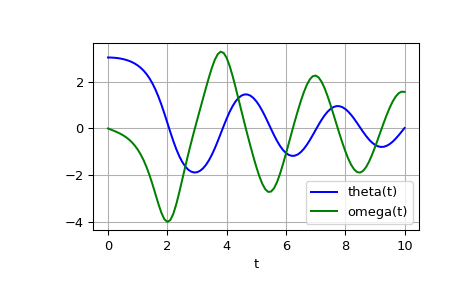

Source code (Python):
# The second order differential equation for the angle `theta` of a
# pendulum acted on by gravity with friction can be written::

# theta''(t) + b*theta'(t) + c*sin(theta(t)) = 0

# where `b` and `c` are positive constants, and a prime (') denotes a
# derivative.  To solve this equation with `odeint`, we must first convert
# it to a system of first order equations.  By defining the angular
# velocity ``omega(t) = theta'(t)``, we obtain the system::

# theta'(t) = omega(t)
# omega'(t) = -b*omega(t) - c*sin(theta(t))

# Let `y` be the vector [`theta`, `omega`].  We implement this system
# in python as:

def pend(y, t, b, c):
    theta, omega = y
    dydt = [omega, -b*omega - c*np.sin(theta)]
    return dydt
# ...

# We assume the constants are `b` = 0.25 and `c` = 5.0:

b = 0.25
c = 5.0

# For initial conditions, we assume the pendulum is nearly vertical
# with `theta(0)` = `pi` - 0.1, and is initially at rest, so
# `omega(0)` = 0.  Then the vector of initial conditions is

y0 = [np.pi - 0.1, 0.0]

# We will generate a solution at 101 evenly spaced samples in the interval
# 0 <= `t` <= 10.  So our array of times is:

t = np.linspace(0, 10, 101)

# Call `odeint` to generate the solution.  To pass the parameters
# `b` and `c` to `pend`, we give them to `odeint` using the `args`
# argument.

from scipy.integrate import odeint
sol = odeint(pend, y0, t, args=(b, c))

# The solution is an array with shape (101, 2).  The first column
# is `theta(t)`, and the second is `omega(t)`.  The following code
# plots both components.

import matplotlib.pyplot as plt
plt.plot(t, sol[:, 0], 'b', label='theta(t)')
plt.plot(t, sol[:, 1], 'g', label='omega(t)')
plt.legend(loc='best')
plt.xlabel('t')
plt.grid()
plt.show()
